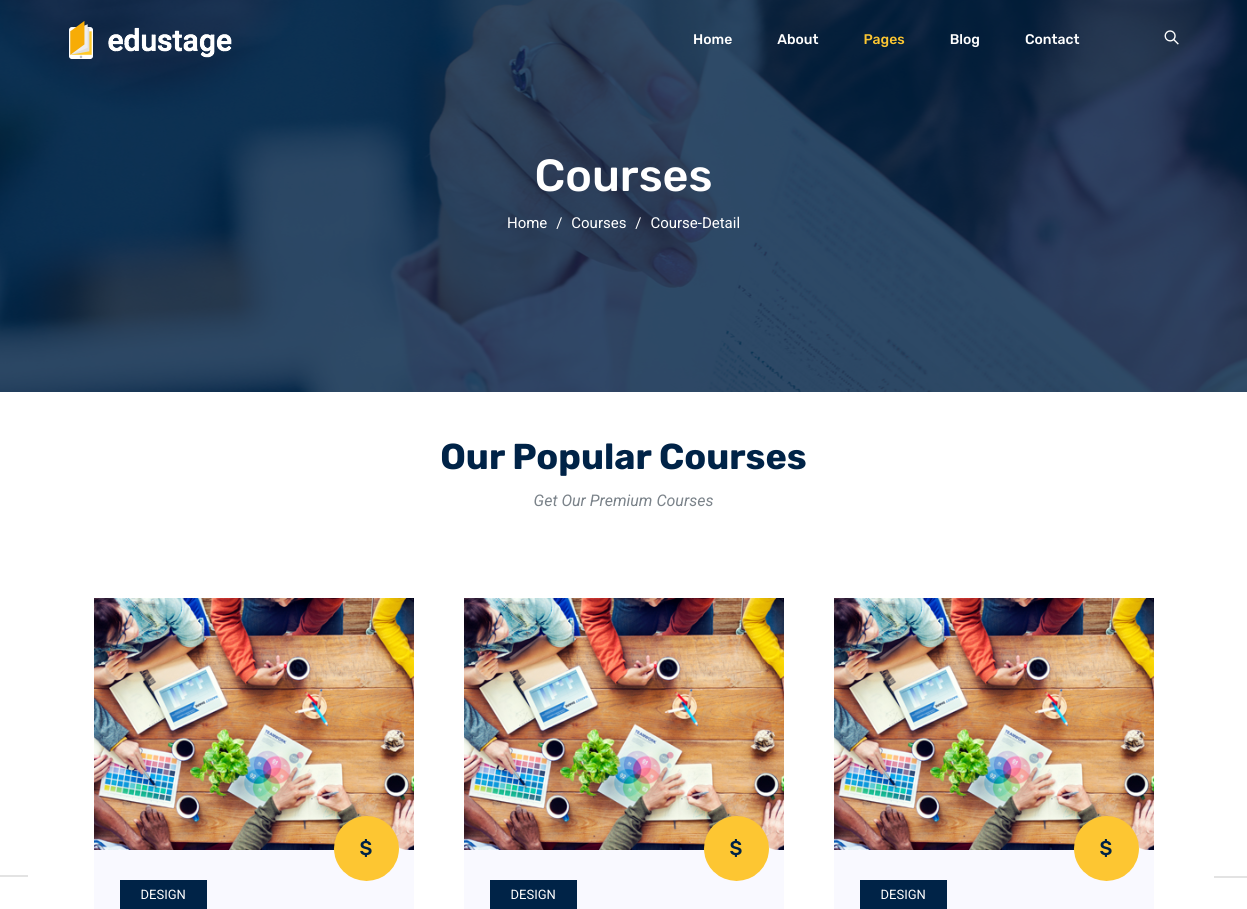
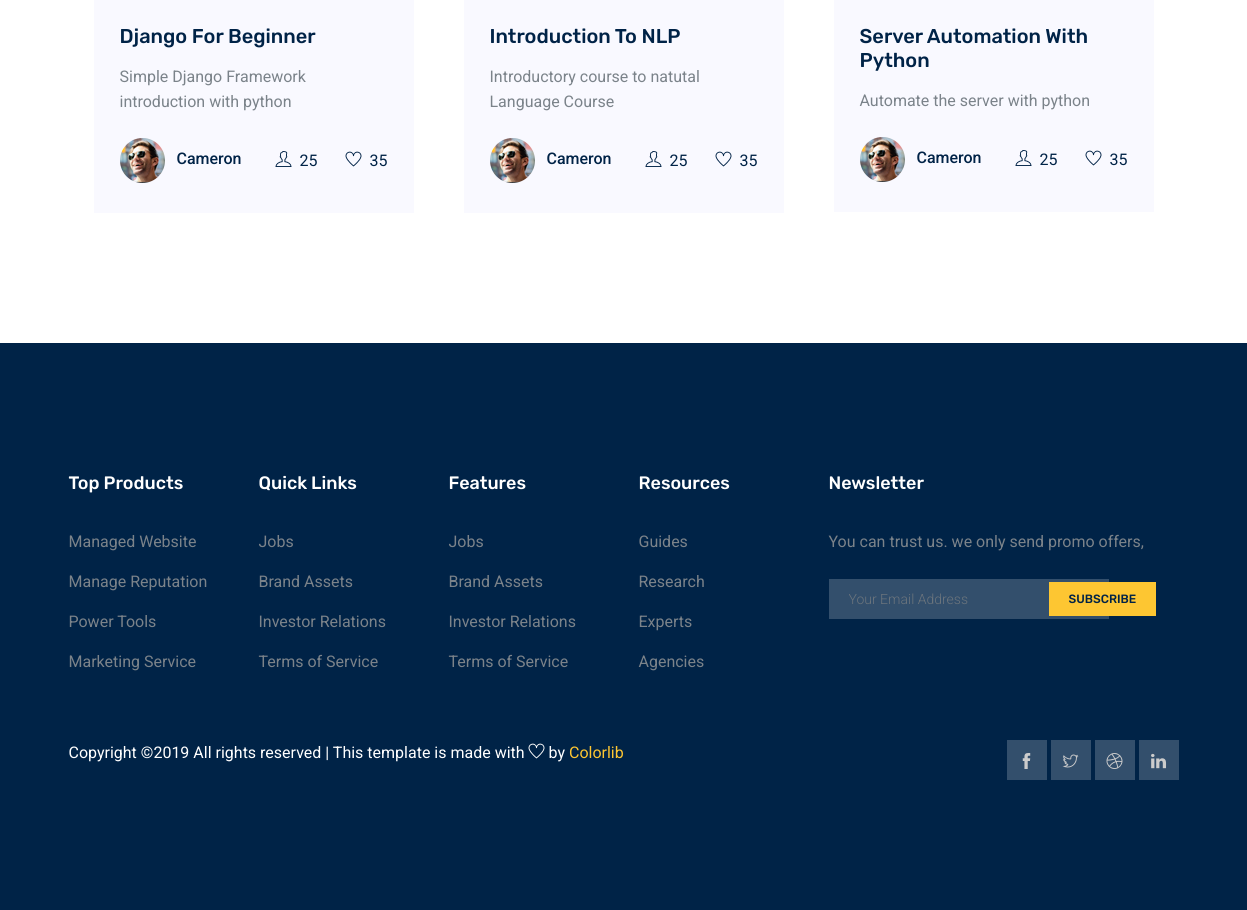
Page /courses/ on the committed database (2 pictures, top to bottom).
### Course/models.py (models this page shows, shortened)
class Course(models.Model):
    slug = models.SlugField()
    title = models.CharField(max_length=120)
    description = models.TextField()
    allowed_memberships = models.ManyToManyField(Membership)
    def get_absolute_url(self):
        return reverse('courses:detail', kwargs={'slug': self.slug})

### Course/views.py (the view)
# urls.py: path('courses/', CourseListView.as_view(), name='list'),
class CourseListView(ListView):
    model = Course

### Course/templates/course/course_list.html
{% extends 'course/base_courselist.html' %}
{% load static %}
{% block heading %}
    Our Popular Courses
{% endblock heading %}
{% block sub-heading %}
    Get Our Premium Courses
{% endblock sub-heading %}
{% block content %}
    <div class="row">
          <div class="col-lg-12">
            <div class="owl-carousel active_course">
                {% for obj in object_list %}
              <div class="single_course">
                <div class="course_head">
                  <img class="img-fluid" src="{% static 'img/courses/c1.jpg' %}" alt=""/>
                </div>
                <div class="course_content">
                  <span class="price">${{ obj.price }}</span>
                  <span class="tag mb-4 d-inline-block">design</span>
                  <h4 class="mb-3">
                    <a href="{{ obj.get_absolute_url }}">{{ obj.title }}</a>
                  </h4>
                  <p>
                    {{ obj.description }}
                  </p>
                  <div
                    class="course_meta d-flex justify-content-lg-between align-items-lg-center flex-lg-row flex-column mt-4"
                  >
                    <div class="authr_meta">
                      <img src="{% static 'img/courses/author1.png' %}" alt="" />
                      <span class="d-inline-block ml-2">Cameron</span>
                    </div>
                    <div class="mt-lg-0 mt-3">
                      <span class="meta_info mr-4">
                        <a href="#"> <i class="ti-user mr-2"></i>25 </a>
                      </span>
                      <span class="meta_info"
                        ><a href="#"> <i class="ti-heart mr-2"></i>35 </a></span
                      >
                    </div>
                  </div>
                </div>
              </div>
                {% endfor %}
        </div>
    </div>
</div>
{% endblock content %}

### Course/templates/course/base_courselist.html (shortened to what this page needs)
{% load static %}
<!DOCTYPE html>
<html lang="en">
  <head>
    <link href="//maxcdn.bootstrapcdn.com/bootstrap/4.1.1/css/bootstrap.min.css" rel="stylesheet" id="bootstrap-css">
    <link rel="stylesheet" href="{% static 'css/bootstrap.css' %}" />
    <link rel="stylesheet" href="{% static 'css/flaticon.css' %}" />
    <link rel="stylesheet" href="{% static 'css/themify-icons.css' %}" />
    <link rel="stylesheet" href="{% static 'vendors/owl-carousel/owl.carousel.min.css' %}" />
    <link rel="stylesheet" href="{% static 'vendors/nice-select/css/nice-select.css' %}" />
    <link rel="stylesheet" href="{% static 'css/style.css' %}" />
  </head>
  <body>
    <header class="header_area white-header">
      <div class="main_menu">
        <nav class="navbar navbar-expand-lg navbar-light">
          <div class="container">
            <a class="navbar-brand" href="index.html">
              <img class="logo-2" src="{% static 'img/logo2.png' %}" alt="" />
            </a>
            <div
              class="collapse navbar-collapse offset"
              id="navbarSupportedContent"
            >
              <ul class="nav navbar-nav menu_nav ml-auto">
                <li class="nav-item">
                  <a class="nav-link" href="index.html">Home</a>
                </li>
                <li class="nav-item">
                  <a class="nav-link" href="about-us.html">About</a>
                </li>
                <li class="nav-item submenu dropdown active">
                  <a
                    href="#"
                    class="nav-link dropdown-toggle"
                    data-toggle="dropdown"
                    role="button"
                    aria-haspopup="true"
                    aria-expanded="false"
                    >Pages</a
                  >
                </li>
                <li class="nav-item submenu dropdown">
                  <a
                    href="#"
                    class="nav-link dropdown-toggle"
                    data-toggle="dropdown"
                    role="button"
                    aria-haspopup="true"
                    aria-expanded="false"
                    >Blog</a
                  >
                </li>
                <li class="nav-item">
                  <a class="nav-link" href="contact.html">Contact</a>
                </li>
                <li class="nav-item">
                  <a href="#" class="nav-link search" id="search">
                    <i class="ti-search"></i>
                  </a>
                </li>
              </ul>
            </div>
          </div>
        </nav>
      </div>
    </header>
    <section class="banner_area">
      <div class="banner_inner d-flex align-items-center">
        <div class="overlay"></div>
        <div class="container">
          <div class="row justify-content-center">
            <div class="col-lg-6">
              <div class="banner_content text-center">
                <h2>Courses</h2>
                <div class="page_link">
                  <a href="index.html">Home</a>
                  <a href="courses.html">Courses</a>
                  <a href="course-details.html">course-Detail</a>
                </div>
              </div>
            </div>
          </div>
        </div>
      </div>
    </section>
    <br>
    <br>
    <div class="popular_courses">
      <div class="container">
        <div class="row justify-content-center">
          <div class="col-lg-5">
            <div class="main_title">
              <h2 class="mb-3">{% block heading %}{% endblock heading %}</h2>
              <p>
                {% block sub-heading %}{% endblock sub-heading %}
              </p>
            </div>
          </div>
        </div>
            <div class="container">
                    {% block content %}
                    {% endblock content %}
            </div>
        </div>
    </div>
    <footer class="footer-area section_gap">
            <div class="container">
              <div class="row">
                <div class="col-lg-2 col-md-6 single-footer-widget">
                  <h4>Top Products</h4>
                  <ul>
                    <li><a href="#">Managed Website</a></li>
                    <li><a href="#">Manage Reputation</a></li>
                    <li><a href="#">Power Tools</a></li>
                    <li><a href="#">Marketing Service</a></li>
                  </ul>
                </div>
                <div class="col-lg-2 col-md-6 single-footer-widget">
                  <h4>Quick Links</h4>
                  <ul>
                    <li><a href="#">Jobs</a></li>
                    <li><a href="#">Brand Assets</a></li>
                    <li><a href="#">Investor Relations</a></li>
                    <li><a href="#">Terms of Service</a></li>
                  </ul>
                </div>
                <div class="col-lg-2 col-md-6 single-footer-widget">
                  <h4>Features</h4>
                  <ul>
                    <li><a href="#">Jobs</a></li>
                    <li><a href="#">Brand Assets</a></li>
                    <li><a href="#">Investor Relations</a></li>
                    <li><a href="#">Terms of Service</a></li>
                  </ul>
                </div>
                <div class="col-lg-2 col-md-6 single-footer-widget">
                  <h4>Resources</h4>
                  <ul>
                    <li><a href="#">Guides</a></li>
                    <li><a href="#">Research</a></li>
                    <li><a href="#">Experts</a></li>
                    <li><a href="#">Agencies</a></li>
                  </ul>
                </div>
                <div class="col-lg-4 col-md-6 single-footer-widget">
                  <h4>Newsletter</h4>
                  <p>You can trust us. we only send promo offers,</p>
                  <div class="form-wrap" id="mc_embed_signup">
                    <form
                      target="_blank"
                      action="https://spondonit.us12.list-manage.com/subscribe/post?u=1462626880ade1ac87bd9c93a&amp;id=92a4423d01"
                      method="get"
                      class="form-inline"
                    >
                      <input
                        class="form-control"
                        name="EMAIL"
                        placeholder="Your Email Address"
                        onfocus="this.placeholder = ''"
                        onblur="this.placeholder = 'Your Email Address'"
                        required=""
                        type="email"
                      />
                      <button class="click-btn btn btn-default">
                        <span>subscribe</span>
                      </button>
                    </form>
                  </div>
                </div>
              </div>
              <div class="row footer-bottom d-flex justify-content-between">
                <p class="col-lg-8 col-sm-12 footer-text m-0 text-white">
Copyright &copy;<script>document.write(new Date().getFullYear());</script> All rights reserved | This template is made with <i class="ti-heart" aria-hidden="true"></i> by <a href="https://colorlib.com" target="_blank">Colorlib</a>
                </p>
                <div class="col-lg-4 col-sm-12 footer-social">
                  <a href="#"><i class="ti-facebook"></i></a>
                  <a href="#"><i class="ti-twitter"></i></a>
                  <a href="#"><i class="ti-dribbble"></i></a>
                  <a href="#"><i class="ti-linkedin"></i></a>
                </div>
              </div>
            </div>
          </footer>
        </body>
      </html>

### rows in the picture
Course: title "Django For Beginner", description "Simple Django Framework introduction with python"
Course: title "Introduction To NLP", description "Introductory course to natutal Language Course"
Course: title "Server Automation With Python", description "Automate the server with python"
